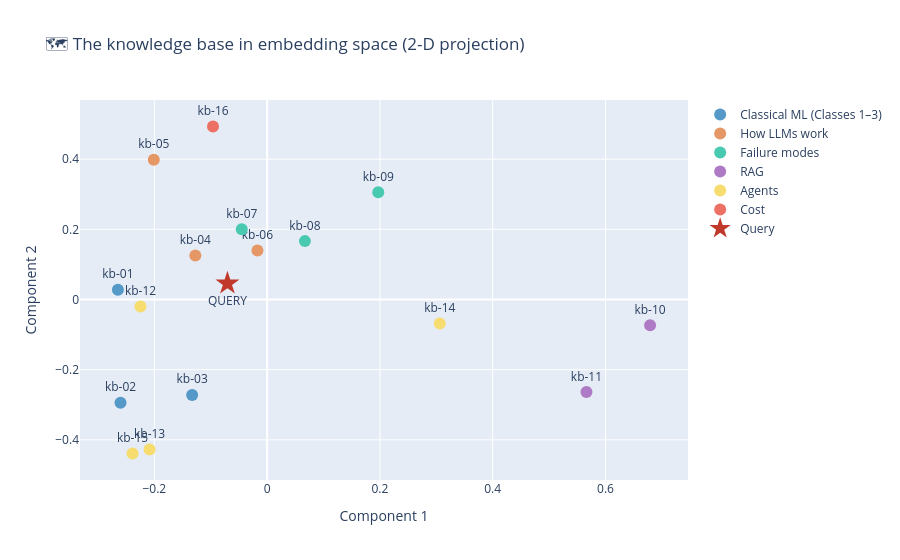

The notebook cell saved with this chart:
### Markdown cell above
### 🗺️ Seeing the Knowledge Base as a Map

Let's project all 16 document vectors down to two dimensions (with PCA, as in Class 1) and
drop the question in as a red star. Retrieval is simply *"which points are nearest?"*

Each colour is the topic a note came from. Nobody told the vectoriser about those topics — if
notes on the same subject land near each other, that is the *geometry of meaning* doing the
work. Watch where it succeeds and where it doesn't: a squashed 2-D view of a 241-dimensional
space always loses something, and two documents that look adjacent here may not be neighbours
in the space retrieval actually searches.

### Code cell
# Group the notes by topic, purely so the map is readable. The vectoriser knows nothing
# about these labels — if same-coloured points land together, that is meaning clustering.
TOPICS = {
    "Course handbook, Session 1":          "Classical ML (Classes 1–3)",
    "Course handbook, Session 2":          "Classical ML (Classes 1–3)",
    "Course handbook, Session 3":          "Classical ML (Classes 1–3)",
    "Session 4 notes: foundation models":  "How LLMs work",
    "Session 4 notes: how LLMs work":      "How LLMs work",
    "Session 4 notes: failure modes":      "Failure modes",
    "Session 4 notes: RAG":                "RAG",
    "Session 4 notes: agents":             "Agents",
    "Session 4 notes: risks":              "Agents",
    "Session 4 notes: costs":              "Cost",
}

pca = PCA(n_components=2, random_state=42)
doc_coords = pca.fit_transform(doc_vectors.toarray())
query_coords = pca.transform(vectorizer.transform([question]).toarray())[0]

plot_document_space(
    doc_coords,
    [d["id"] for d in KNOWLEDGE_BASE],
    [d["source"] for d in KNOWLEDGE_BASE],
    query_coords, question,
    # colour by the topic each note came from, to see whether meaning really clusters
    doc_groups=[TOPICS.get(d["source"], "Other") for d in KNOWLEDGE_BASE],
    doc_hover=[f"{d['id']} — {d['source']}<br>{textwrap.shorten(d['text'], 90)}"
               for d in KNOWLEDGE_BASE],
)

### Figure 1 — Plotly figure (JSON) as saved in the notebook; plotly's stock layout.template omitted (floating-point values rounded to 4 significant figures)
{"data": [{"hoverinfo": "text", "hovertext": ["kb-01 — Course handbook, Session 1<br>Supervised learning requires labelled examples. For every input in the training set [...]", "kb-02 — Course handbook, Session 2<br>A decision tree splits the data with a sequence of yes or no questions. Random [...]", "kb-03 — Course handbook, Session 3<br>A neural network stacks layers of artificial neurons. Each neuron computes a [...]"], "marker": {"color": "#5499c7", "size": 12}, "mode": "markers+text", "name": "Classical ML (Classes 1–3)", "text": ["kb-01", "kb-02", "kb-03"], "textposition": "top center", "type": "scatter", "x": [-0.2646, -0.26, -0.133], "y": [0.02783, -0.2941, -0.2721]}, {"hoverinfo": "text", "hovertext": ["kb-04 — Session 4 notes: foundation models<br>A foundation model is pretrained on very large amounts of unlabelled data and can [...]", "kb-05 — Session 4 notes: how LLMs work<br>A large language model is trained to predict the next token given the preceding [...]", "kb-06 — Session 4 notes: how LLMs work<br>Attention is the mechanism that lets a model weigh which earlier words in the [...]"], "marker": {"color": "#e59866", "size": 12}, "mode": "markers+text", "name": "How LLMs work", "text": ["kb-04", "kb-05", "kb-06"], "textposition": "top center", "type": "scatter", "x": [-0.1273, -0.2009, -0.01717], "y": [0.1257, 0.3986, 0.1398]}, {"hoverinfo": "text", "hovertext": ["kb-07 — Session 4 notes: failure modes<br>Hallucination means that a language model makes things up. When it does not know [...]", "kb-08 — Session 4 notes: failure modes<br>The knowledge cutoff is the point in time after which the model has seen no training [...]", "kb-09 — Session 4 notes: failure modes<br>The context window is the maximum amount of text a model can attend to in a single [...]"], "marker": {"color": "#48c9b0", "size": 12}, "mode": "markers+text", "name": "Failure modes", "text": ["kb-07", "kb-08", "kb-09"], "textposition": "top center", "type": "scatter", "x": [-0.04499, 0.067, 0.1971], "y": [0.2006, 0.1664, 0.3056]}, {"hoverinfo": "text", "hovertext": ["kb-10 — Session 4 notes: RAG<br>Retrieval augmented generation, or RAG, retrieves relevant documents from an [...]", "kb-11 — Session 4 notes: RAG<br>In a RAG pipeline the query and the documents are turned into embedding vectors. [...]"], "marker": {"color": "#af7ac5", "size": 12}, "mode": "markers+text", "name": "RAG", "text": ["kb-10", "kb-11"], "textposition": "top center", "type": "scatter", "x": [0.6791, 0.5663], "y": [-0.07337, -0.2638]}, {"hoverinfo": "text", "hovertext": ["kb-12 — Session 4 notes: agents<br>An agent is a system that uses a language model in a loop: it plans a step, takes an [...]", "kb-13 — Session 4 notes: agents<br>The ReAct pattern interleaves reasoning and acting: the agent writes a thought, [...]", "kb-14 — Session 4 notes: agents<br>Agent memory comes in three flavours. Short term memory is the conversation in the [...]", "kb-15 — Session 4 notes: risks<br>Agents that take actions raise new safety questions. Practical guardrails include a [...]"], "marker": {"color": "#f7dc6f", "size": 12}, "mode": "markers+text", "name": "Agents", "text": ["kb-12", "kb-13", "kb-14", "kb-15"], "textposition": "top center", "type": "scatter", "x": [-0.2245, -0.2084, 0.3061, -0.2387], "y": [-0.01968, -0.4274, -0.06808, -0.439]}, {"hoverinfo": "text", "hovertext": ["kb-16 — Session 4 notes: costs<br>Running a large language model costs money. Commercial providers charge a price per [...]"], "marker": {"color": "#ec7063", "size": 12}, "mode": "markers+text", "name": "Cost", "text": ["kb-16"], "textposition": "top center", "type": "scatter", "x": [-0.09598], "y": [0.4931]}, {"hovertext": ["Why do language models make things up?"], "marker": {"color": "#c0392b", "size": 18, "symbol": "star"}, "mode": "markers+text", "name": "Query", "text": ["QUERY"], "textposition": "bottom center", "type": "scatter", "x": [-0.07038], "y": [0.04581]}], "layout": {"title": {"text": "🗺️ The knowledge base in embedding space (2-D projection)"}, "xaxis": {"title": {"text": "Component 1"}}, "yaxis": {"title": {"text": "Component 2"}}}}
